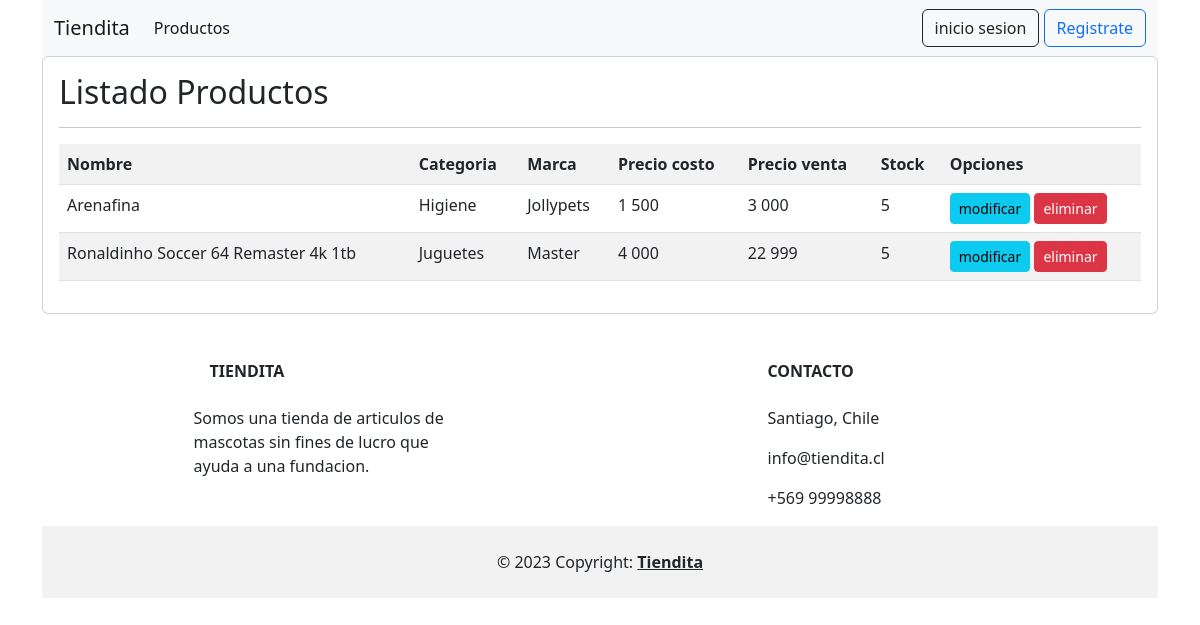
Before: /listar_productos with the older database file.
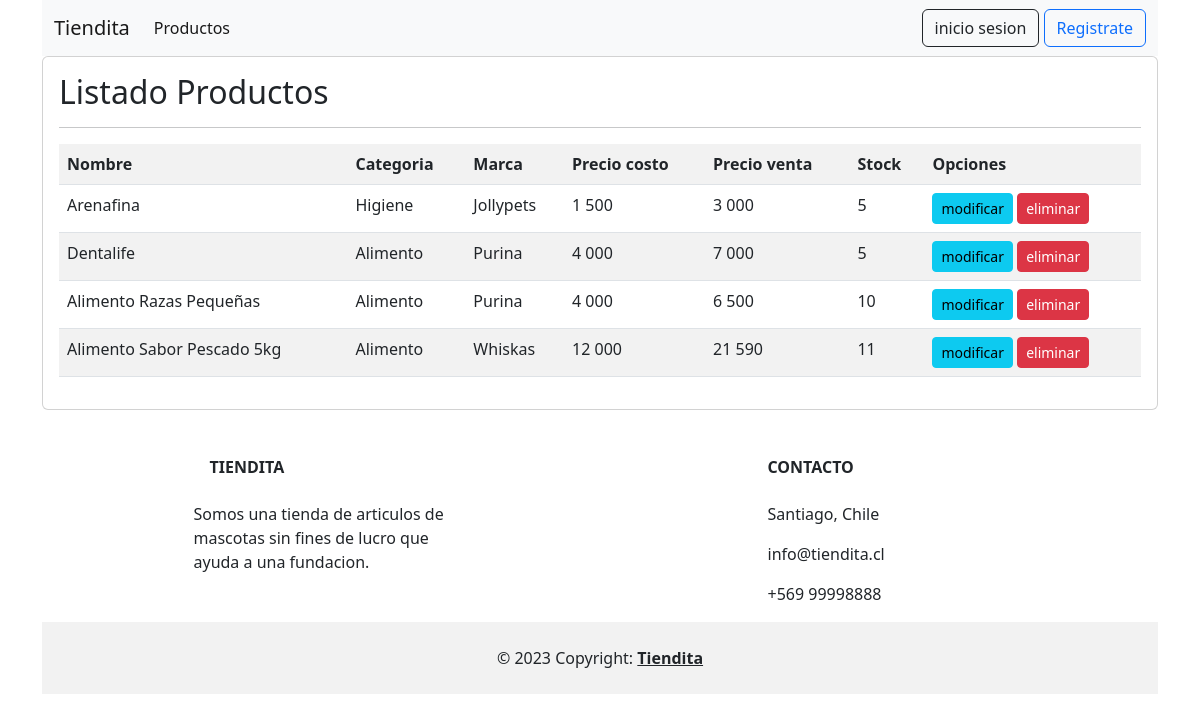
After: the same page with the newer database file.
### tienda/models.py (models this page shows, shortened)
class Producto(models.Model):
    nombre = models.CharField(max_length=100)
    categoría = models.ForeignKey(Categoria, on_delete=models.PROTECT)
    marca = models.ForeignKey(Marca, on_delete=models.PROTECT)
    descripción = models.TextField()
    precioCosto = models.IntegerField()
    precioVenta = models.IntegerField()
    stock = models.IntegerField()
    imagen = models.ImageField(upload_to="productos", null=True)

class Categoria(models.Model):
    nombre = models.CharField(max_length=50)
    activo = models.BooleanField(default=True)
    def __str__(self):
        return self.nombre

class Marca(models.Model):
    nombre = models.CharField(max_length=50)
    activo = models.BooleanField(default=True)
    def __str__(self):
        return self.nombre

### tienda/views.py (the view)
# urls.py: path('listar_productos', listar_productos, name="listar_productos"),
def listar_productos(request):
    productos = Producto.objects.all()
    data = {
            'productos': productos
    }
    return render(request, 'administracion/listar_productos.html', data)

### tienda/templates/administracion/listar_productos.html
{% extends 'base.html' %}
{% block contenido %}
{% load humanize %}
<div class="card">
    <div class="card-body">
        <h2>Listado Productos</h2>
        <hr>
        <table class="table table-striped table-hover table-responsive-sm">
            <tr>
                <th>Nombre</th>
                <th>Categoria</th>
                <th>Marca</th>
                <th>Precio costo</th>
                <th>Precio venta</th>
                <th>Stock</th>
                <th>Opciones</th>
            </tr>
            {% for p in productos %}
            <tr>
                <td>{{ p.nombre | title }}</td>
                <td>{{ p.categoría | title }}</td>
                <td>{{ p.marca | title }}</td>
                <td>{{ p.precioCosto | intcomma }}</td>
                <td>{{ p.precioVenta | intcomma }}</td>
                <td>{{ p.stock | intcomma }}</td>
                <td>
                    <a href="{% url 'editar_productos' p.id %}" class="btn btn-info btn-sm">modificar</a>
                    <a href="{% url 'eliminar_productos' p.id %}" class="btn btn-danger btn-sm">eliminar</a>
                </td>
            </tr>
            {% endfor %}
        </table>
    </div>
</div>
{% endblock %}

Changed rows visible on the page:
changed Producto: nombre "Ronaldinho Soccer 64 Remaster 4k 1tb" → "Dentalife"; categoría "Juguetes" → "Alimento"; marca "Master" → "Purina"; precioVenta "22 999" → "7 000"
added Producto: nombre "Alimento Razas Pequeñas", categoría "Alimento", marca "Purina", precioCosto "4 000", precioVenta "6 500", stock "10"
added Producto: nombre "Alimento Sabor Pescado 5kg", categoría "Alimento", marca "Whiskas", precioCosto "12 000", precioVenta "21 590", stock "11"
